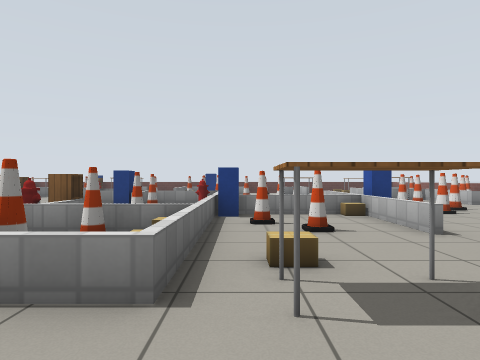
[1] (above)

24 first-person views from a walk through a Gazebo world. The camera is 0.9 m above the floor, looks level and sees 75° across. The lines on the ground mark 1 m squares. The floor is counted in squares, 1 m on a side. Each view is taken from the middle of a square. On the plan, view 1 faces up. The plan holds only what a view shows up to about 11 squares ahead; the rest is blank. Gazebo's built-in surfaces are drawn with simple patterns. Some stock models are drawn as simple stand-ins.

[2]
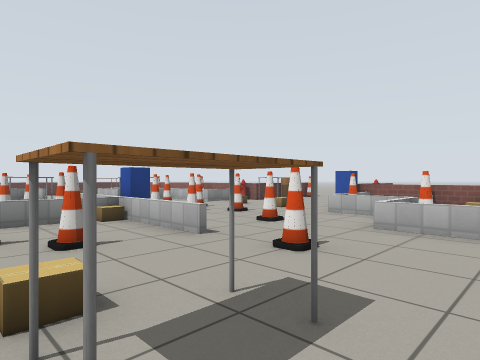

[3]
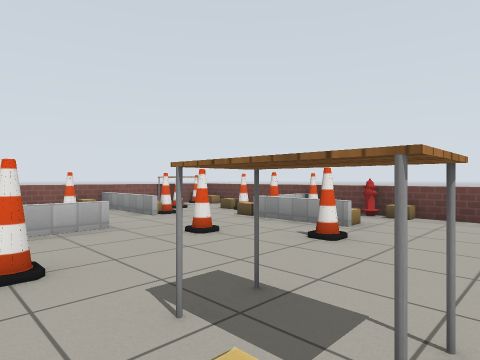

[4]
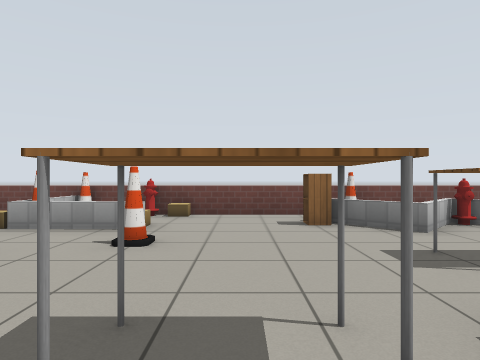

[5]
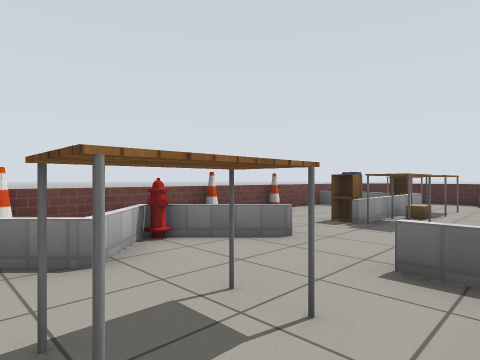

[6]
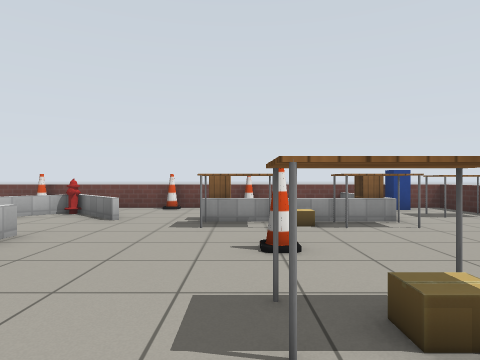

[7]
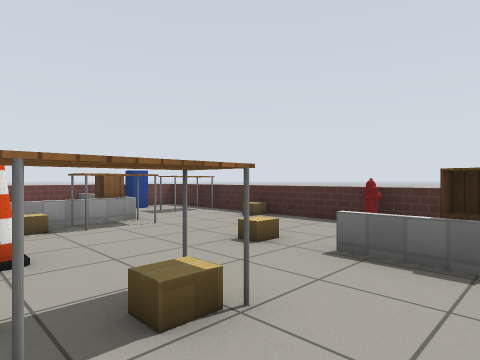

[8]
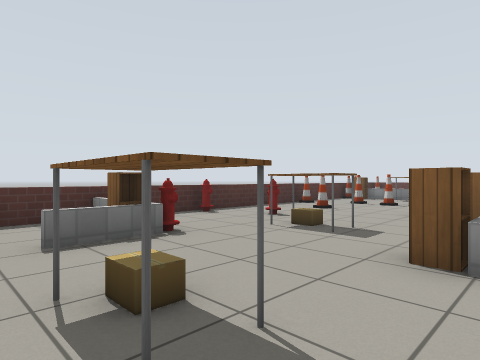

[9]
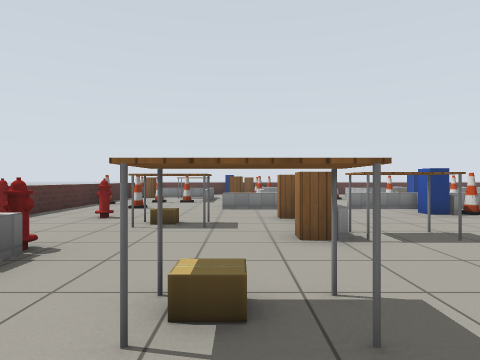

[10]
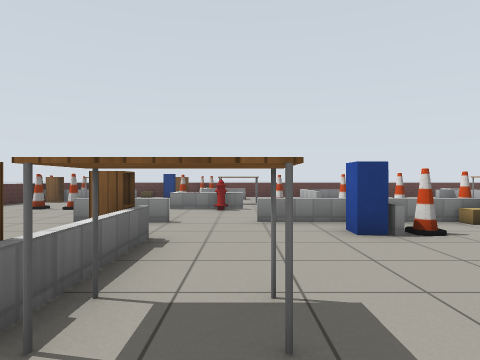

[11]
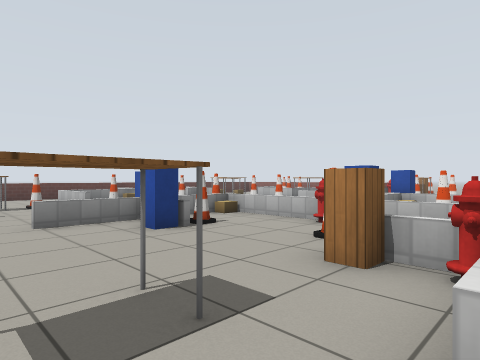

[12]
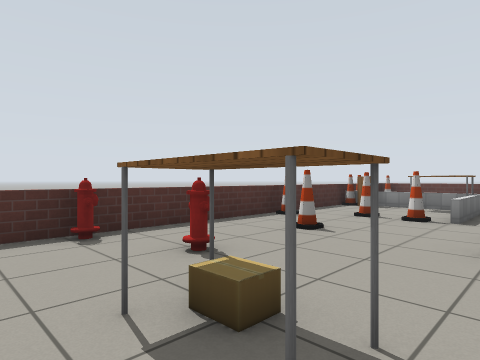

[13]
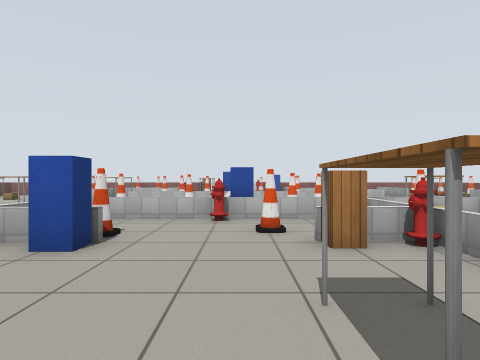

[14]
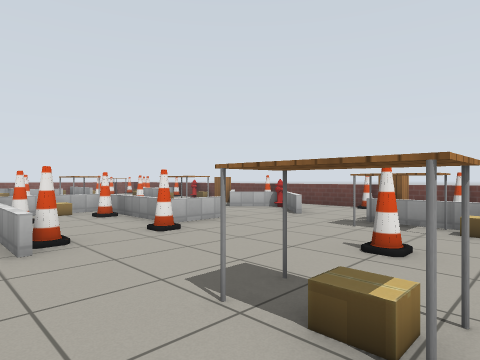

[15]
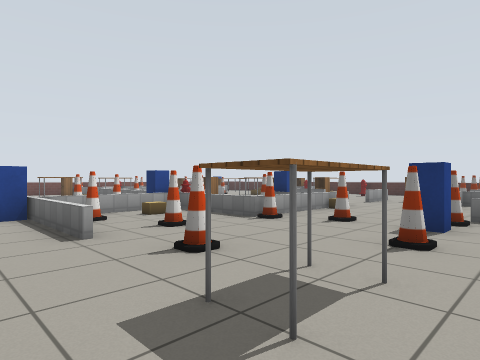

[16]
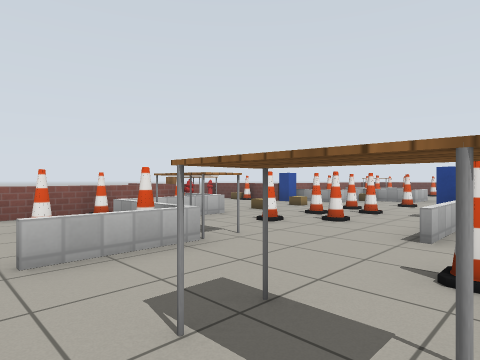

[17]
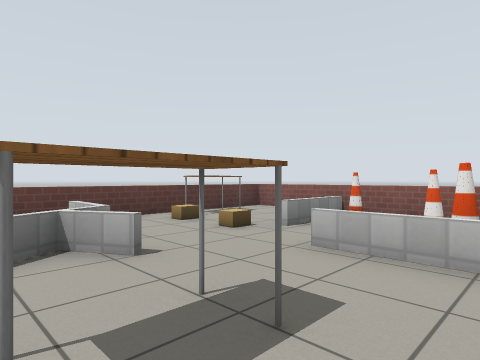

[18]
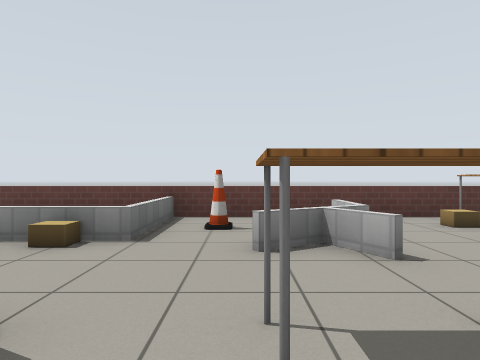

[19]
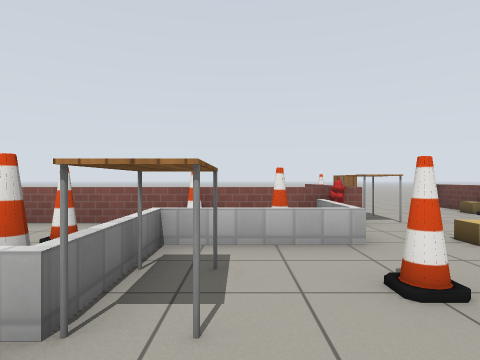

[20]
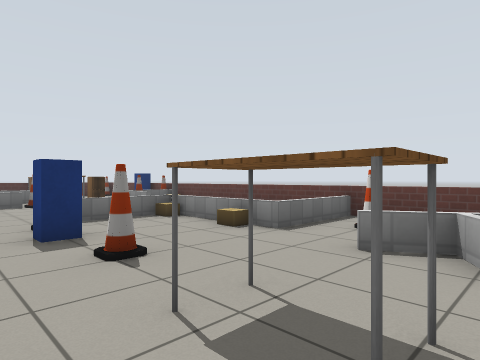

[21]
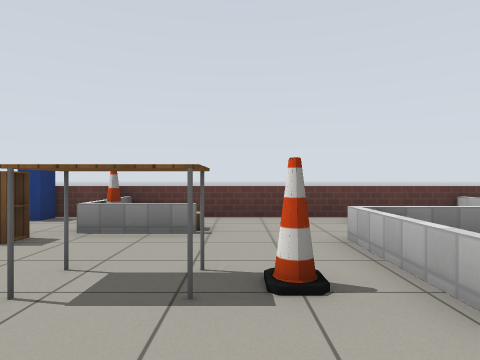

[22]
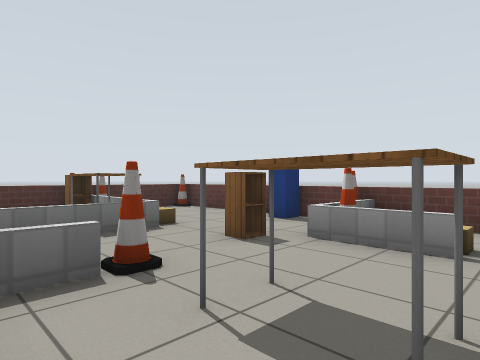

[23]
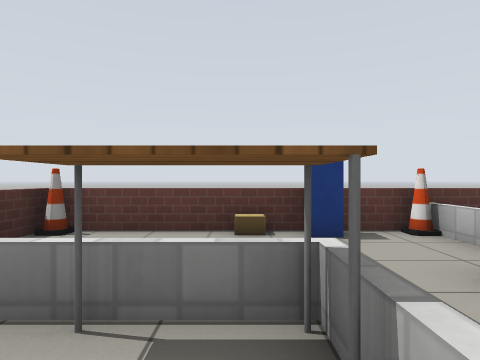

[24]
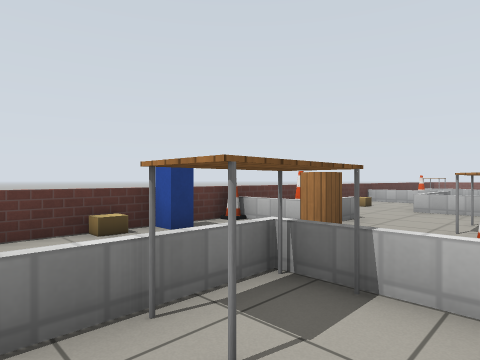

### Floor plan
Key: @ floor where view 1 was taken; # wall or solid block; x gap in a wall; . floor; = window, fence, low wall or low ledge; C cone; P postbox; H fire hydrant; B cardboard box; A cabinet; T table; O other object.
Columns run from 15 left of view 1 to 15 right of it. Each row starts with its distance up from view 1.
 22  ==== =.#=================
 21  C..BPPC ....O =..   .TT..=
 20  =......CB.... =.C =.B....=
 19  O  ..A.....=== ...=....  =
 18 OA##B.......B.B..===.Bx=xC=
 17  #.TT=.CTTC.=............O=
 16  =...=.#....C..C.TT..=..C.=
 15  =.CC= =##....P...T..C    =
 14  O.... .H....C....C..T#= C=
 13  =....A..............TT=  =
 12  =.C..==..=O==C..C=...C=C =
 11  =..........=.B...=.C.C.=H=
 10  =.....A...PC.=..C=.C.CB..TTA#O
  9  H.H...A=.....#.B##...........
  8  =..TT..=.....HP==BPCC..  ....
  7  =.....ATT.A#C=C..=.....O  B..
  6  = H........#  .C.=.C....P=##=
  5  = A......CH#CO...=....=C==
  4  #.x..TT......B........  O=
  3  H.B......C..C=.B..C. C  #=
  2  =.....C...==...TT...=   O
  1  B.........=TT.....C....CO=
  0  B..TTBTT...TT.@..C.... =#=
 -1  =..A##A..=.........C.C   =
 -2  TT.=.....=H# A...O= B..OO
 -3  =..=.......=##.....=#BCOO
 -4  =P====C=C===C===#B=C===
 -5                   H

Positions as (right, up) in squares from view 1, and headings:
1: (0, 0), facing up
2: (0, 1), facing up-right
3: (0, 4), facing down-right
4: (1, 4), facing down
5: (-1, 2), facing down-left
6: (-8, 6), facing down
7: (-8, 6), facing down-left
8: (-7, 3), facing up-left
9: (-9, 2), facing up
10: (-6, 5), facing up
11: (-7, 5), facing up-right
12: (-9, 7), facing up-left
13: (-8, 8), facing right
14: (-10, 6), facing down-right
15: (5, 17), facing down-left
16: (2, 17), facing down-right
17: (2, 14), facing up-right
18: (2, 14), facing up
19: (4, 13), facing right
20: (4, 14), facing up-left
21: (-5, 14), facing up
22: (-5, 15), facing up-left
23: (-11, 16), facing up
24: (-13, 16), facing up-right
